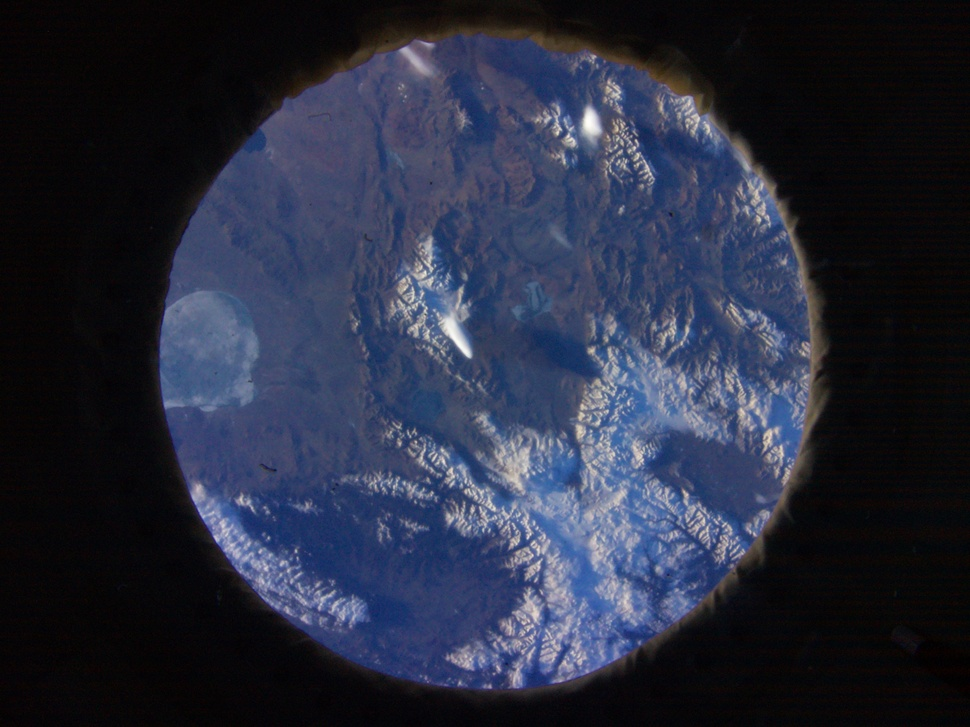
#> input picture ExamplePhotos/atlas_photo_012.jpg, 970 x 727 px, shrunk from 4056 x 3040 before the run, found by its file name
$ python iss_speed.py
#> lines starting #> are read from the running program, lines starting #| are printed output that depends on the picture
from exif import Image
from datetime import datetime
import cv2
import math

def get_time(image):
    with open(image, 'rb') as iamge_file:
        img = Image(iamge_file)
        time_str = img.get('datetime_original')
        time = datetime.strptime(time_str, '%Y:%m:%d %H:%M:%S')
        return time

def get_time_difference(image1, image2):
    time1 = get_time(image1)
    time2 = get_time(image2)
    return abs((time2 - time1).total_seconds())

def convert_to_cv(image_1, image_2):
    image_1_cv = cv2.imread(image_1, 0)
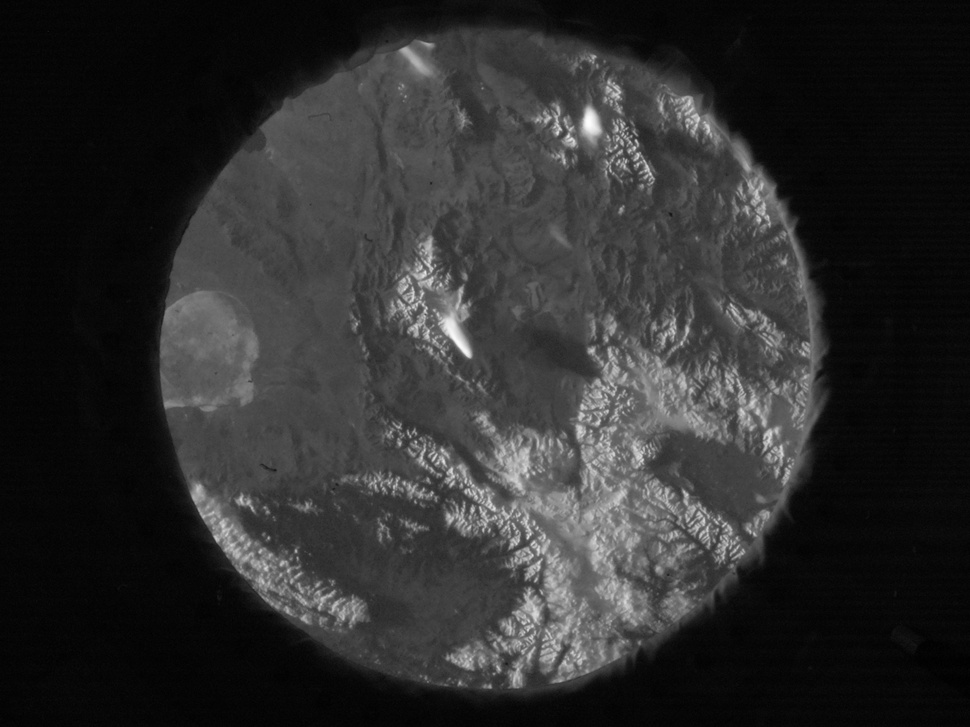
#> image_1_cv: shape (727, 970); min 0, max 253, mean 45.1
    image_2_cv = cv2.imread(image_2, 0)
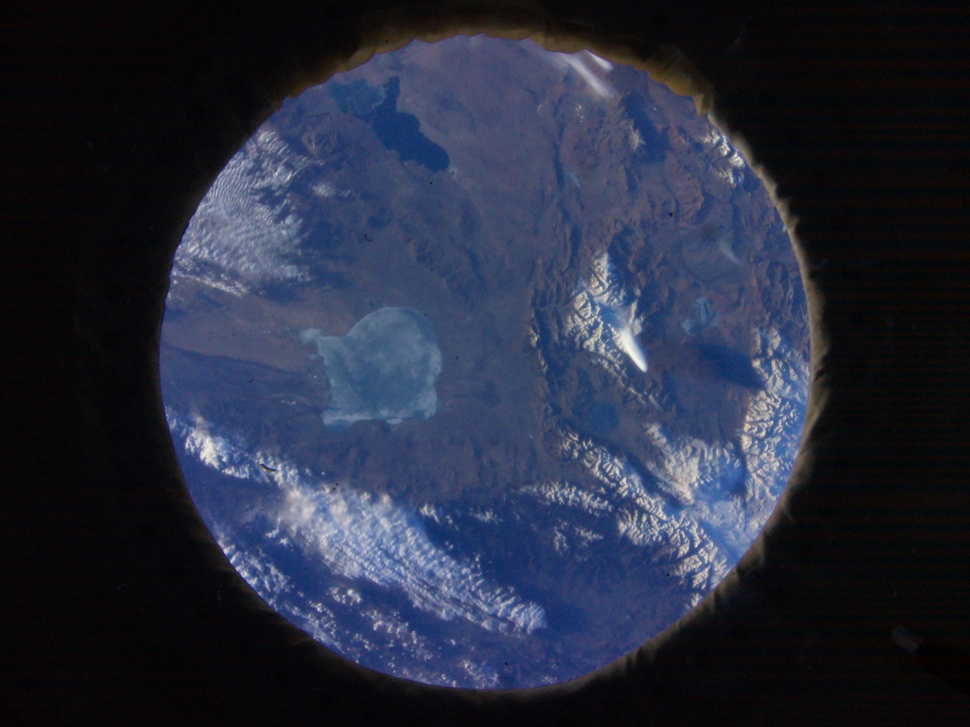
#> input picture ExamplePhotos/atlas_photo_013.jpg, 970 x 727 px, shrunk from 4056 x 3040 before the run, found by its file name
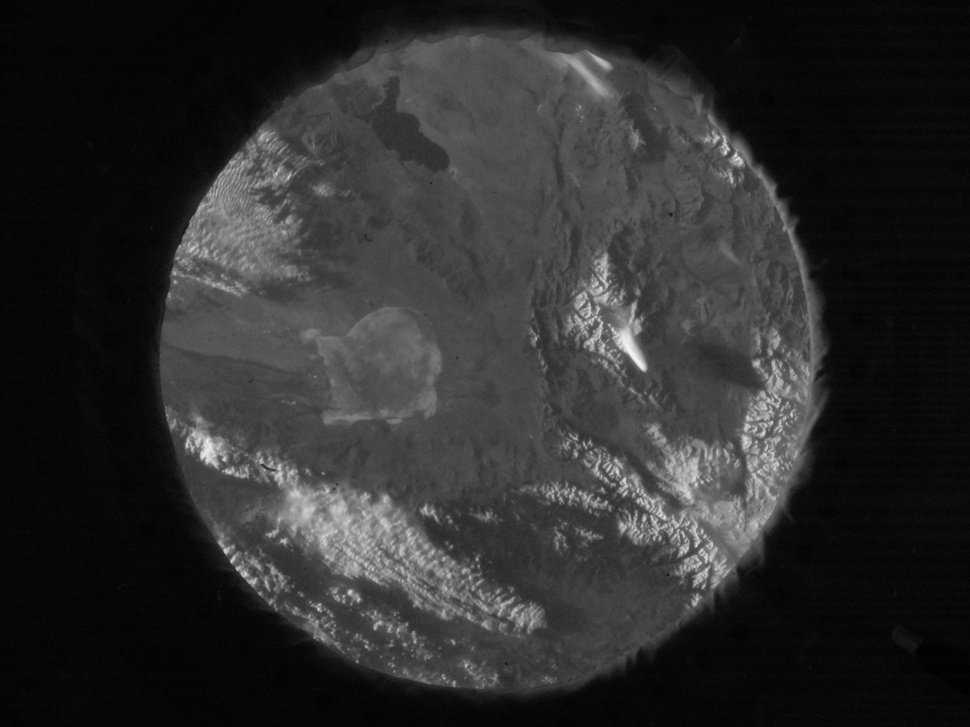
#> image_2_cv: shape (727, 970); min 0, max 244, mean 44.7
    return image_1_cv, image_2_cv

def get_distance(image1, image2):
    image1_cv, image2_cv = convert_to_cv(image1, image2)
#> (the run stopped early here; a loop or call above may not have finished)
